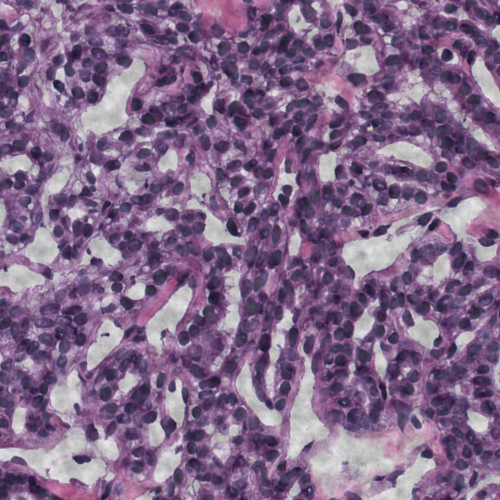
#> input picture Dataset/sample/simpleNoise/0.png, 1000 x 1000 px, found by its file name (shown at 1/2 size)
$ jupyter execute --allow-errors debug.ipynb
#> lines starting #> are read from the running program, lines starting #| are printed output that depends on the picture; after the words box and inside, x2 and y2 are one past the last pixel; in counts of white or black regions, pixels touching at a corner belong together
### image_augmentation.py
from auxilary.utils import *
from natsort import natsorted
import glob
import logging
import cv2
from tqdm import tqdm
import numpy as np
from auxilary.simplex import Simplex_CLASS as simplex
import math
import argparse

# [12 lines left out: functions arg_init, flip_lr, not called in this run]

def flip_ud(img, prob):
    if prob <= 0.5:
        return img, 'F'
    else:
        return np.flipud(img), 'T'

# function for rotating image
def rotate_image(image, angle):
    """
    Rotates an OpenCV 2 / NumPy image about it's centre by the given angle
    (in degrees). The returned image will be large enough to hold the entire
    new image, with a black background
    """

    # Get the image size
    # No that's not an error - NumPy stores image matricies backwards
    image_size = (image.shape[1], image.shape[0])
    image_center = tuple(np.array(image_size) / 2)
    # Convert the OpenCV 3x2 rotation matrix to 3x3
    rot_mat = np.vstack(
        [cv2.getRotationMatrix2D(image_center, angle, 1.0), [0, 0, 1]]
    )

    rot_mat_notranslate = np.matrix(rot_mat[0:2, 0:2])

    # Shorthand for below calcs
    image_w2 = image_size[0] * 0.5
    image_h2 = image_size[1] * 0.5

    # Obtain the rotated coordinates of the image corners
    rotated_coords = [
        (np.array([-image_w2,  image_h2]) * rot_mat_notranslate).A[0],
        (np.array([ image_w2,  image_h2]) * rot_mat_notranslate).A[0],
        (np.array([-image_w2, -image_h2]) * rot_mat_notranslate).A[0],
        (np.array([ image_w2, -image_h2]) * rot_mat_notranslate).A[0]
    ]

    # Find the size of the new image
    x_coords = [pt[0] for pt in rotated_coords]
    x_pos = [x for x in x_coords if x > 0]
    x_neg = [x for x in x_coords if x < 0]

    y_coords = [pt[1] for pt in rotated_coords]
    y_pos = [y for y in y_coords if y > 0]
    y_neg = [y for y in y_coords if y < 0]

    right_bound = max(x_pos)
    left_bound = min(x_neg)
    top_bound = max(y_pos)
    bot_bound = min(y_neg)

    new_w = int(abs(right_bound - left_bound))
    new_h = int(abs(top_bound - bot_bound))

    # We require a translation matrix to keep the image centred
    trans_mat = np.matrix([
        [1, 0, int(new_w * 0.5 - image_w2)],
        [0, 1, int(new_h * 0.5 - image_h2)],
        [0, 0, 1]
    ])

    # Compute the tranform for the combined rotation and translation
    affine_mat = (np.matrix(trans_mat) * np.matrix(rot_mat))[0:2, :]

    # Apply the transform
    result = cv2.warpAffine(
        image,
        affine_mat,
        (new_w, new_h),
        flags=cv2.INTER_NEAREST ## GROUND TRUTH는INTER_NEAREST로 해야함.
    )

    return result

def largest_rotated_rect(w, h, angle):
    """
    Given a rectangle of size wxh that has been rotated by 'angle' (in
    radians), computes the width and height of the largest possible
    axis-aligned rectangle within the rotated rectangle.

    Original JS code by 'Andri' and Magnus Hoff from Stack Overflow

    Converted to Python by Aaron Snoswell
    """

    quadrant = int(math.floor(angle / (math.pi / 2))) & 3
    sign_alpha = angle if ((quadrant & 1) == 0) else math.pi - angle
    alpha = (sign_alpha % math.pi + math.pi) % math.pi

    bb_w = w * math.cos(alpha) + h * math.sin(alpha)
    bb_h = w * math.sin(alpha) + h * math.cos(alpha)

    gamma = math.atan2(bb_w, bb_w) if (w < h) else math.atan2(bb_w, bb_w)

    delta = math.pi - alpha - gamma

    length = h if (w < h) else w

    d = length * math.cos(alpha)
    a = d * math.sin(alpha) / math.sin(delta)

    y = a * math.cos(gamma)
    x = y * math.tan(gamma)

    return (
        bb_w - 2 * x,
        bb_h - 2 * y
    )

def crop_around_center(image, width, height):
    """
    Given a NumPy / OpenCV 2 image, crops it to the given width and height,
    around it's centre point
    """

    scaleFactor = 0.5
    #scaleFactor = 0.8

    image_size = (image.shape[1], image.shape[0])
    image_center = (int(image_size[0] * 0.5), int(image_size[1] * 0.5))

    if(width > image_size[0]):
        width = image_size[0]

    if(height > image_size[1]):
        height = image_size[1]

    x1 = int(image_center[0] - width * scaleFactor)
    x2 = int(image_center[0] + width * scaleFactor)
    y1 = int(image_center[1] - height * scaleFactor)
    y2 = int(image_center[1] + height * scaleFactor)

    return image[y1:y2, x1:x2]

def rotate_crop_random(img, angle):
    image_height, image_width = img.shape[0:2]

    image_rotated = rotate_image(img, angle)
    image_rotated_cropped = crop_around_center(image_rotated,
                                               *largest_rotated_rect(image_width, image_height, math.radians(angle)))

    return image_rotated_cropped, str(angle)

# resize Image
def resize_image(image, new_dimensions):
    return cv2.resize(image, new_dimensions, interpolation=cv2.INTER_CUBIC)


def magnify_image(image, magnify_random):
    # Apply magnification using cv2.resize with the magnification factor
    magnified_image = cv2.resize(image, None, fx=magnify_random, fy=magnify_random, interpolation=cv2.INTER_CUBIC)
    # Determine the crop coordinates to bring the image back to the original size
    crop_x = (magnified_image.shape[1] - image.shape[1]) // 2
    crop_y = (magnified_image.shape[0] - image.shape[0]) // 2

    # Crop the magnified image to the original size
    final_image = magnified_image[crop_y:crop_y + image.shape[0], crop_x:crop_x + image.shape[1]]
    return final_image


# function for gamma correction
def adjust_gamma(img, gamma):
    # Build a lookup table mapping the pixel values [0, 255] to their adjusted gamma values
    invGamma = 1.0 / gamma
    table = np.array([((i / 255.0) ** invGamma) * 255
        for i in np.arange(0, 256)]).astype("uint8")

    # Apply the gamma correction using the lookup table
    return cv2.LUT(img, table)

# Function to distort image
def elastic_transform(image, alpha=100, sigma=10, random_state=None):
    """Elastic deformation of images as described in [Simard2003]_ (with modifications).
    .. [Simard2003] Simard, Steinkraus and Platt, "Best Practices for
         Convolutional Neural Networks applied to Visual Document Analysis", in
         Proc. of the International Conference on Document Analysis and
         Recognition, 2003.

     Based on https://gist.github.com/erniejunior/601cdf56d2b424757de5
     and https://github.com/rwightman/tensorflow-litterbox/blob/ddeeb3a6c7de64e5391050ffbb5948feca65ad3c/litterbox/fabric/image_processing_common.py#L220
    """
    if random_state < 0.5:
        return image

    shape_size = image.shape[:2]

    # Downscaling the random grid and then upsizing post filter
    # improves performance. Approx 3x for scale of 4, diminishing returns after.
    grid_scale = 4
    alpha //= grid_scale  # Does scaling these make sense? seems to provide
    sigma //= grid_scale  # more similar end result when scaling grid used.
    grid_shape = (shape_size[0]//grid_scale, shape_size[1]//grid_scale)

    blur_size = int(4 * sigma) | 1
    rand_x = cv2.GaussianBlur(
        (random_state.rand(*grid_shape) * 2 - 1).astype(np.float32),
        ksize=(blur_size, blur_size), sigmaX=sigma) * alpha
    rand_y = cv2.GaussianBlur(
        (random_state.rand(*grid_shape) * 2 - 1).astype(np.float32),
        ksize=(blur_size, blur_size), sigmaX=sigma) * alpha
    if grid_scale > 1:
        rand_x = cv2.resize(rand_x, shape_size[::-1])
        rand_y = cv2.resize(rand_y, shape_size[::-1])

    grid_x, grid_y = np.meshgrid(np.arange(shape_size[1]), np.arange(shape_size[0]))
    grid_x = (grid_x + rand_x).astype(np.float32)
    grid_y = (grid_y + rand_y).astype(np.float32)

    distorted_img = cv2.remap(image, grid_x, grid_y,
        borderMode=cv2.BORDER_REFLECT_101, interpolation=cv2.INTER_LINEAR)

    return distorted_img


# Function to add noise to image
# [119 lines left out: functions noisy_image, augmentImgaes, not called in this run]


# [34 lines that do not run on import are left out]


### debug.ipynb
[cell 1]
import cv2
import numpy as np
import matplotlib.pyplot as plt

[cell 2]
path = "Dataset/test/0_label.png"
img = cv2.imread(path, cv2.IMREAD_GRAYSCALE)
cv2.imshow("img", img)
cv2.waitKey(0)
cv2.destroyAllWindows()

[cell 3]
path0 = "Outputs/experiment_08-07_16.26.29/inference/testData/11_label.png"
path1 = "Outputs/experiment_08-07_16.26.29/inference/testData/11_0.578_predict.png"
img1 = cv2.imread(path0, cv2.IMREAD_GRAYSCALE)
img2 = cv2.imread(path1, cv2.IMREAD_GRAYSCALE)

#> (a cell that did not finish here is left out)

[cell 5]
## threshold
th, threshed = cv2.threshold(img1, 100, 255,cv2.THRESH_BINARY_INV|cv2.THRESH_OTSU)
#> th = 0

## findcontours
cnts = cv2.findContours(threshed, cv2.RETR_LIST, cv2.CHAIN_APPROX_SIMPLE)[-2]
#> cnts = []


## filter by area
s1= 0
s2 = 800
xcnts = []
for cnt in cnts:
    if s1<cv2.contourArea(cnt) <s2:
        xcnts.append(cnt)
#> this loop made 0 passes
#> after the loop, xcnts = []

print("Dots number: {}".format(len(xcnts)))
#| Dots number: 0

#> (a cell that did not finish here is left out)

#> (a cell that did not finish here is left out)

[cell 8]
# convert string array into float array
# [6 lines left out: function getArray, not called in this run]

#> (a cell that did not finish here is left out)

#> (a cell that did not finish here is left out)

[cell 11]
# plot graph for training loss and accuracy and validation loss and accuracy
print("[INFO]: Plot Generation")
N = 50
plt.style.use("ggplot")
plt.figure()
#> (the rest of this cell did not finish here and is left out)

#> (a cell that did not finish here is left out)

[cell 13]
train_loss = []
train_mIoU = []
train_acc = []
val_loss = []
val_mIoU = []
val_acc = []

#> (a cell that did not finish here is left out)

[cell 15]
# plot graph for training loss and accuracy and validation loss and accuracy
print("[INFO]: Plot Generation")
N = 50
plt.style.use("ggplot")
plt.figure()
#> (the rest of this cell did not finish here and is left out)

[cell 16]
import cv2
import matplotlib.pyplot as plt
import numpy as np


image_path = 'Dataset/test/0.png'
image = cv2.imread(image_path)
#> image is the input picture: shape (1000, 1000, 3); mean B, G, R 138.9, 105.2, 130.8

window_size = (800, 800) # Size of the sliding window
step_size = 50        # Step size of the sliding window

[cell 17]
 # show rgb image from bgr image
plt.imshow(cv2.cvtColor(image, cv2.COLOR_BGR2RGB))

[cell 18]
count = 0
darkening_factor = 0.5 # Factor by which to darken the pixels outside the rectangle

for x in range(0, image.shape[0] - window_size[0], step_size):
    for y in range(0, image.shape[1] - window_size[1], step_size):
        print(x, y)

        # Create a mask of ones with the same shape as the image
        mask = np.ones_like(image, dtype=np.float32) * darkening_factor

        # Set the region inside the rectangle to white (all ones)
        mask[x:x + window_size[0], y:y + window_size[1]] = 1

        # Create a copy of the original image and darken the area outside the rectangle
        darkened_image = (np.copy(image) * mask).astype(np.uint8)

        # Draw the rectangle on the darkened image
        patch = cv2.rectangle(darkened_image, (y, x), (y + window_size[1], x + window_size[0]), (0, 255, 0), 2)

        # Save the patch image
        cv2.imwrite('Dataset/sample/patches/slidingWindow/patch_' + str(count) + '.png', patch)
        count += 1
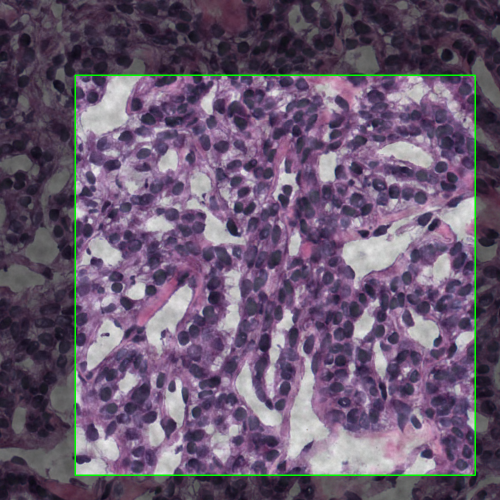
#> darkened_image: shape (1000, 1000, 3) (shown at 1/2 size); mean B, G, R 112.7, 87.9, 106.1
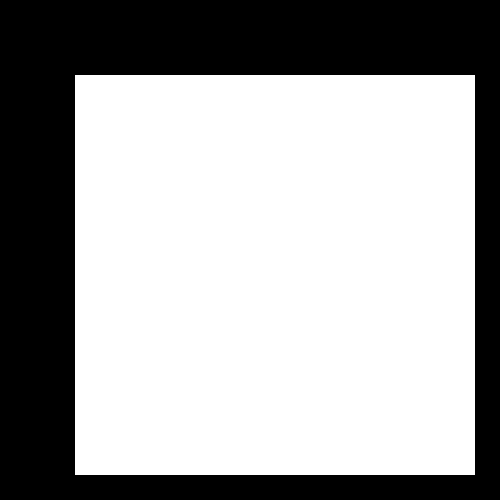
#> mask: shape (1000, 1000, 3) float32 (shown at 1/2 size); values 0.5 (black) and 1 (white), 64% white; 1 black region, box (x1, y1, x2, y2) and area: (0, 0, 1000, 1000) 360000
#> after the loop, count = 16

[cell 19]
from image_augmentation import rotate_crop_random as rotate_crop
from image_augmentation import resize_image
rotate_random = np.random.randint(low=0, high=360, size=20)

[cell 20]
count = 0
for i in range(20):
    modImage, flag = rotate_crop(image, rotate_random[i])
    # Save the patch image
    cv2.imwrite('Dataset/sample/patches/rotate/patch_' + str(count) + '.png', resize_image(modImage, (512, 512)))
    count += 1
#> this loop made 20 passes
#> pass 1, in rotate_image, `result = cv2.warpAffine( image, affine_mat, (new_w, new_h), flags=cv2...`:
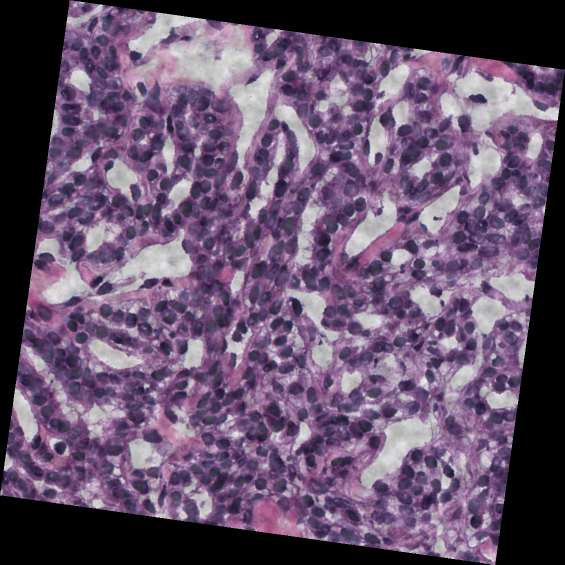
#> result: shape (1129, 1129, 3) (shown at 1/2 size); mean B, G, R 108.9, 82.5, 102.6
#> pass 1, in rotate_crop_random, `image_rotated_cropped = crop_around_center(image_rotated, *largest_rot..`:
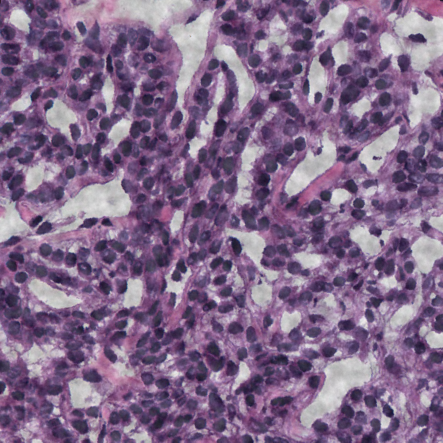
#> image_rotated_cropped: shape (885, 885, 3) (shown at 1/2 size); mean B, G, R 138.6, 105, 130.2
#> pass 2, in rotate_image (call 2), `result = cv2.warpAffine( image, affine_mat, (new_w, new_h), flags=cv2...`:
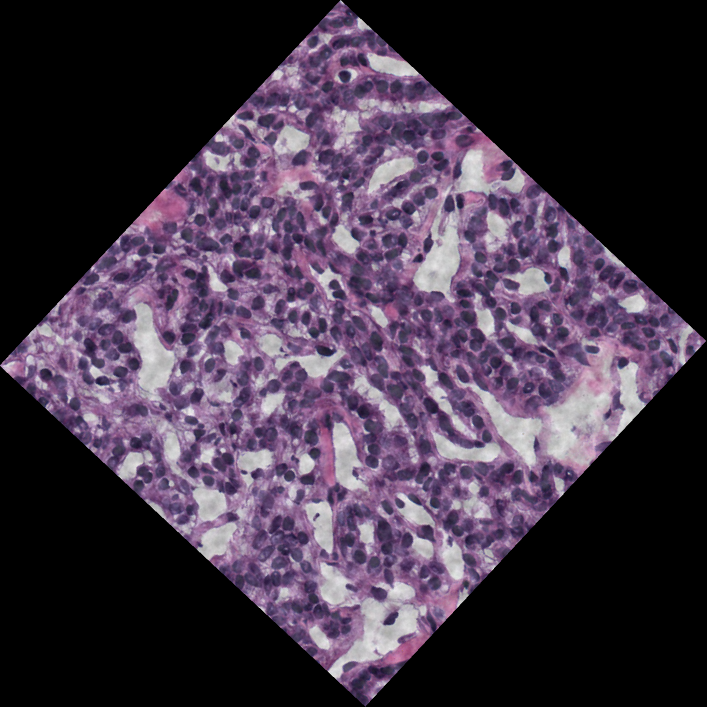
#> result: shape (1413, 1413, 3) (shown at 1/2 size); mean B, G, R 69.5, 52.7, 65.5
#> after the loop:
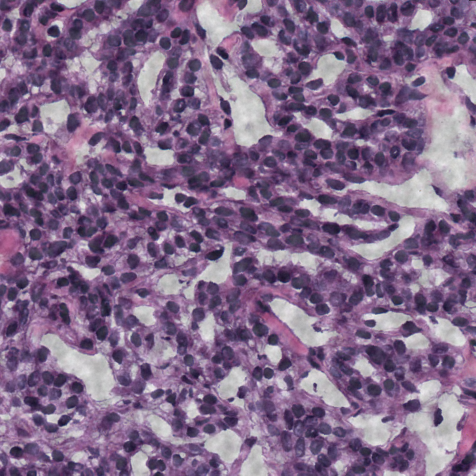
#> modImage: shape (951, 951, 3) (shown at 1/2 size); mean B, G, R 138.7, 105, 130.4

[cell 21]
from image_augmentation import magnify_image
magnify_random = np.random.uniform(low=1, high=1.5, size=20)
magnify_random

[cell 22]
count = 0
for i in range(20):
    modImage = magnify_image(image, magnify_random[i])
    # Save the patch image
    cv2.imwrite('Dataset/sample/patches/scale/patch_' + str(count) + '.png', modImage)
    count += 1
#> this loop made 20 passes
#> pass 1, in magnify_image, `final_image = magnified_image[crop_y:crop_y + image.shape[0], crop_x:c..`:
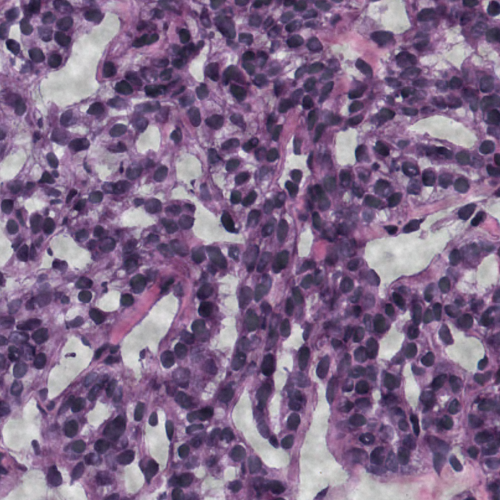
#> final_image: shape (1000, 1000, 3) (shown at 1/2 size); mean B, G, R 138.3, 104.7, 130

[cell 23]
from image_augmentation import elastic_transform

[cell 24]
count = 0
#> (the rest of this cell did not finish here and is left out)

[cell 25]
from image_augmentation import flip_lr, flip_ud
flip_random = np.random.uniform(size=20)
flip_random

[cell 26]
count = 0
cv2.imwrite('Dataset/sample/patches/flips/patch_' + str(count) + '.png', image)
count += 2
flipped_image, flip_flag = flip_ud(image, flip_random[0])
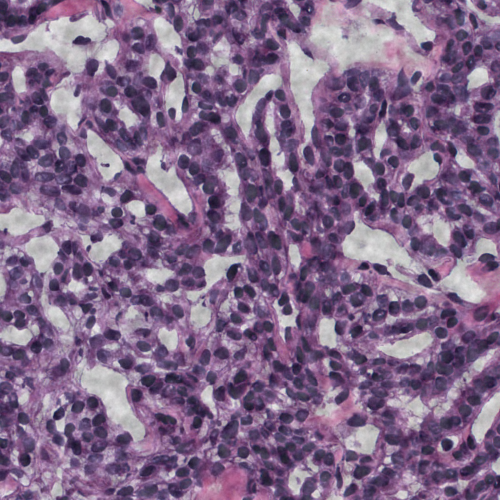
#> flipped_image: shape (1000, 1000, 3) (shown at 1/2 size); mean B, G, R 138.9, 105.2, 130.8
cv2.imwrite('Dataset/sample/patches/flips/patch_' + str(count) + '.png', flipped_image)
#> Out = True

[cell 27]
from image_augmentation import adjust_gamma
gamma_values = [0.5, 1.0, 1.5]

[cell 28]
cv2.imwrite('Dataset/sample/patches/gamma/patch_' + str(0) + '.png', image)
for i, gamma in enumerate(gamma_values):
    corrected_image = adjust_gamma(image, gamma)
    cv2.imwrite('Dataset/sample/patches/gamma/patch_' + str(i+1) + '.png', corrected_image)
#> this loop made 3 passes
#> pass 1, `corrected_image = adjust_gamma(image, gamma)`:
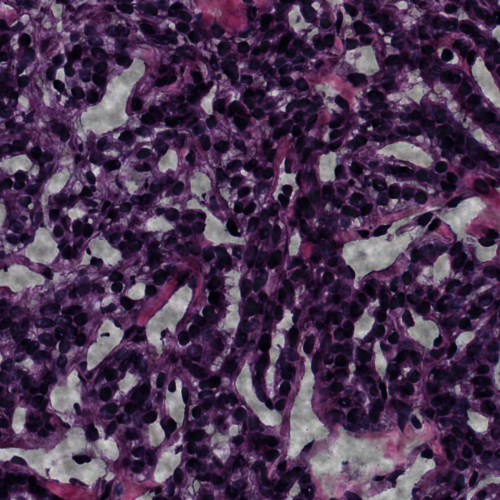
#> corrected_image: shape (1000, 1000, 3) (shown at 1/2 size); mean B, G, R 81, 52.4, 74.8

[cell 29]
import torch
from torchvision import transforms
import torchstain
import cv2
import matplotlib.pyplot as plt

[cell 30]
img = cv2.imread("Dataset/test/0.png")
target = cv2.imread("Dataset/sample/target.png")

[cell 31]
def machenkoNormal(img, target):
    T = transforms.Compose([
        transforms.ToTensor(),
        transforms.Lambda(lambda x: x*255)
    ])
    t_to_transform = T(img)
    normalizer = torchstain.normalizers.MacenkoNormalizer(backend='torch')
    normalizer.fit(T(target))
    norm, H, E = normalizer.normalize(I=t_to_transform, stains=True)
    return norm.numpy().astype(np.uint8)

[cell 32]
def reinhardNormal(img, target):
    img = cv2.cvtColor(img, cv2.COLOR_BGR2RGB)
    T = transforms.Compose([
        transforms.ToTensor(),
        transforms.Lambda(lambda x: x*255)
    ])
    t_to_transform = T(img)
    normalizer = torchstain.normalizers.ReinhardNormalizer(backend='torch')
    normalizer.fit(T(target))
    norm = normalizer.normalize(I=t_to_transform)
    return norm.numpy().astype(np.uint8)

[cell 33]
import numpy as np
from sklearn.decomposition import NMF

def vahadane_stain_normalization(target_img, source_img, beta=0.15, alpha=1):
    # Convert images to OD space, adding a small constant to avoid division by zero
#> called with beta = 0.15, alpha = 1
    target_od = -np.log((target_img + 1) / (256 - target_img + 1e-6))
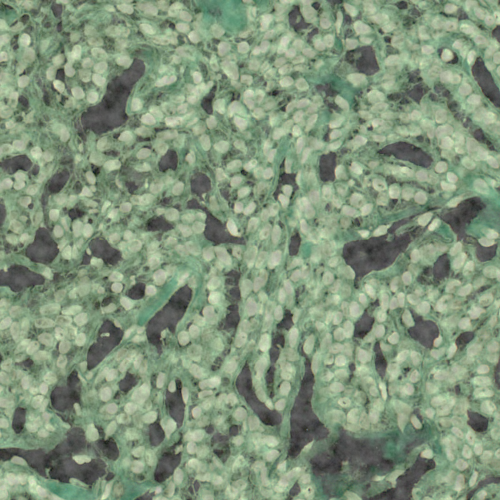
#> target_od: shape (1000, 1000, 3) float64 (shown at 1/2 size); mean B, G, R -0.2, 0.387, -0.0599; drawn with min black and max white
    source_od = -np.log((source_img + 1) / (256 - source_img + 1e-6))


    # Reshape OD images
    target_od_reshaped = target_od.reshape((-1, 3))
    source_od_reshaped = source_od.reshape((-1, 3))

    # Apply NMF
    nmf_target = NMF(n_components=2).fit(target_od_reshaped)
    nmf_source = NMF(n_components=2).fit(source_od_reshaped)

    # Get stain color bases
    target_stain = nmf_target.components_
    source_stain = nmf_source.components_

    # Get concentrations
    target_concentration = nmf_target.transform(target_od_reshaped)
    source_concentration = nmf_source.transform(source_od_reshaped)

    # Normalize stain color bases
    max_target_concentration = np.percentile(target_concentration, 99, axis=0).reshape((1,2))
    target_stain_normalized = target_stain * (max_target_concentration**-beta)

    max_source_concentration = np.percentile(source_concentration, 99, axis=0).reshape((1,2))
    source_stain_normalized = source_stain * (max_source_concentration**-beta)

    # Map target stain to source stain
    target_to_source_stain = target_stain_normalized @ np.linalg.pinv(source_stain_normalized)

    # Reconstruct image in OD space
    new_concentrations = target_concentration @ target_to_source_stain
    new_od_reshaped = new_concentrations @ source_stain_normalized

    # Convert back to RGB
    new_od = new_od_reshaped.reshape(target_img.shape)
    normalized_img = (256 * np.exp(-new_od) - 1).clip(0, 255).astype(np.uint8)

    return normalized_img
